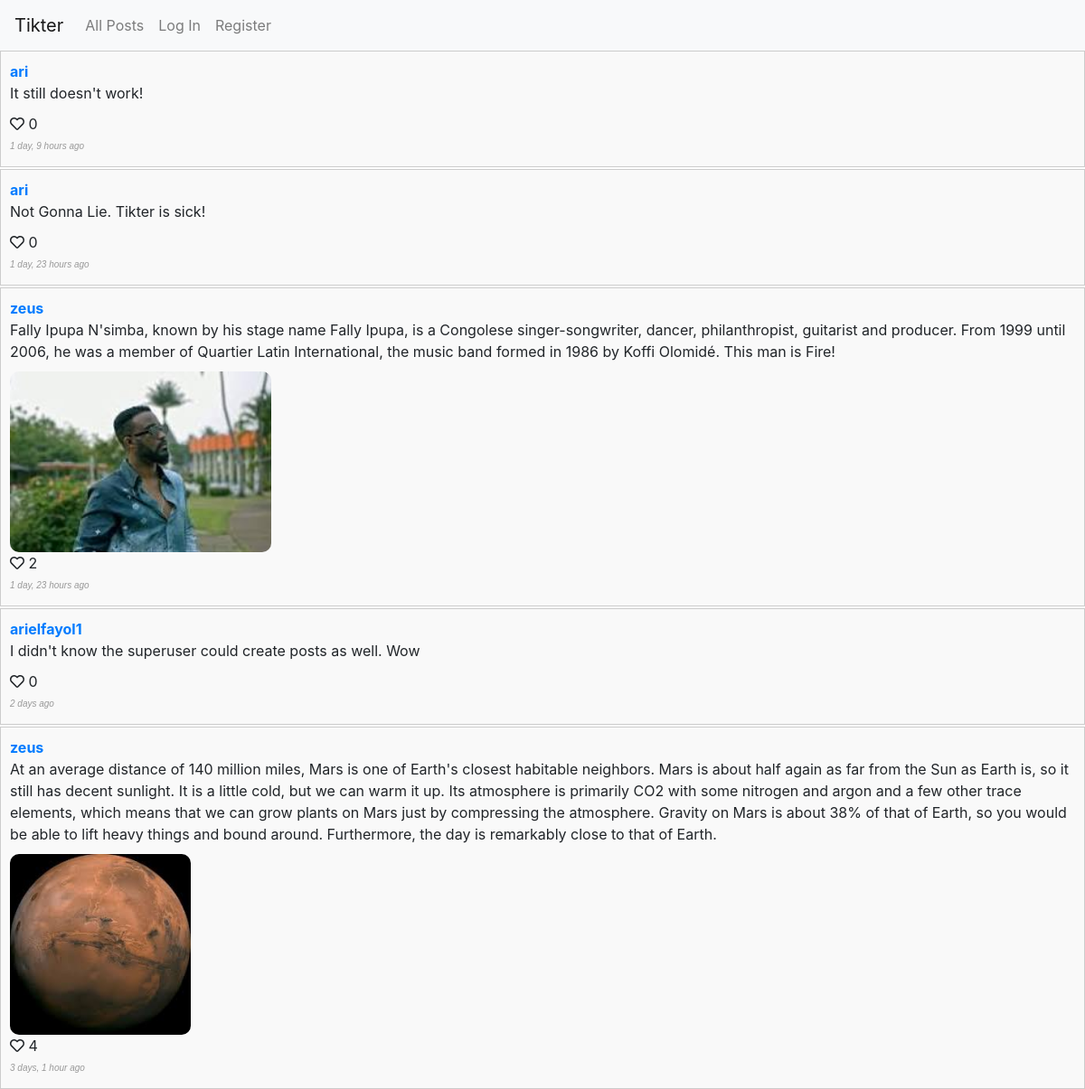
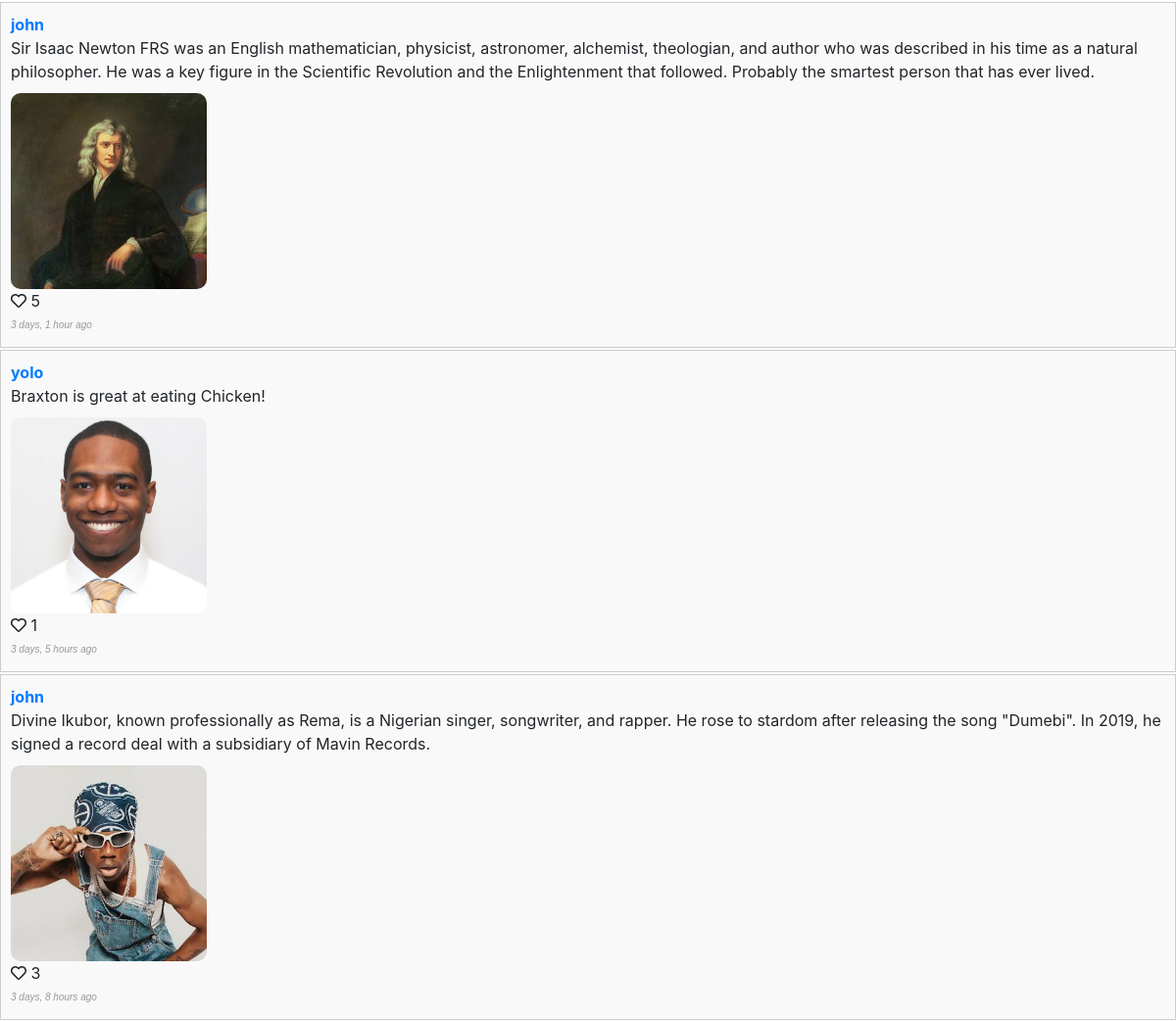
/ (upper part), run on an earlier commit of the app's database (2 pictures, top to bottom).
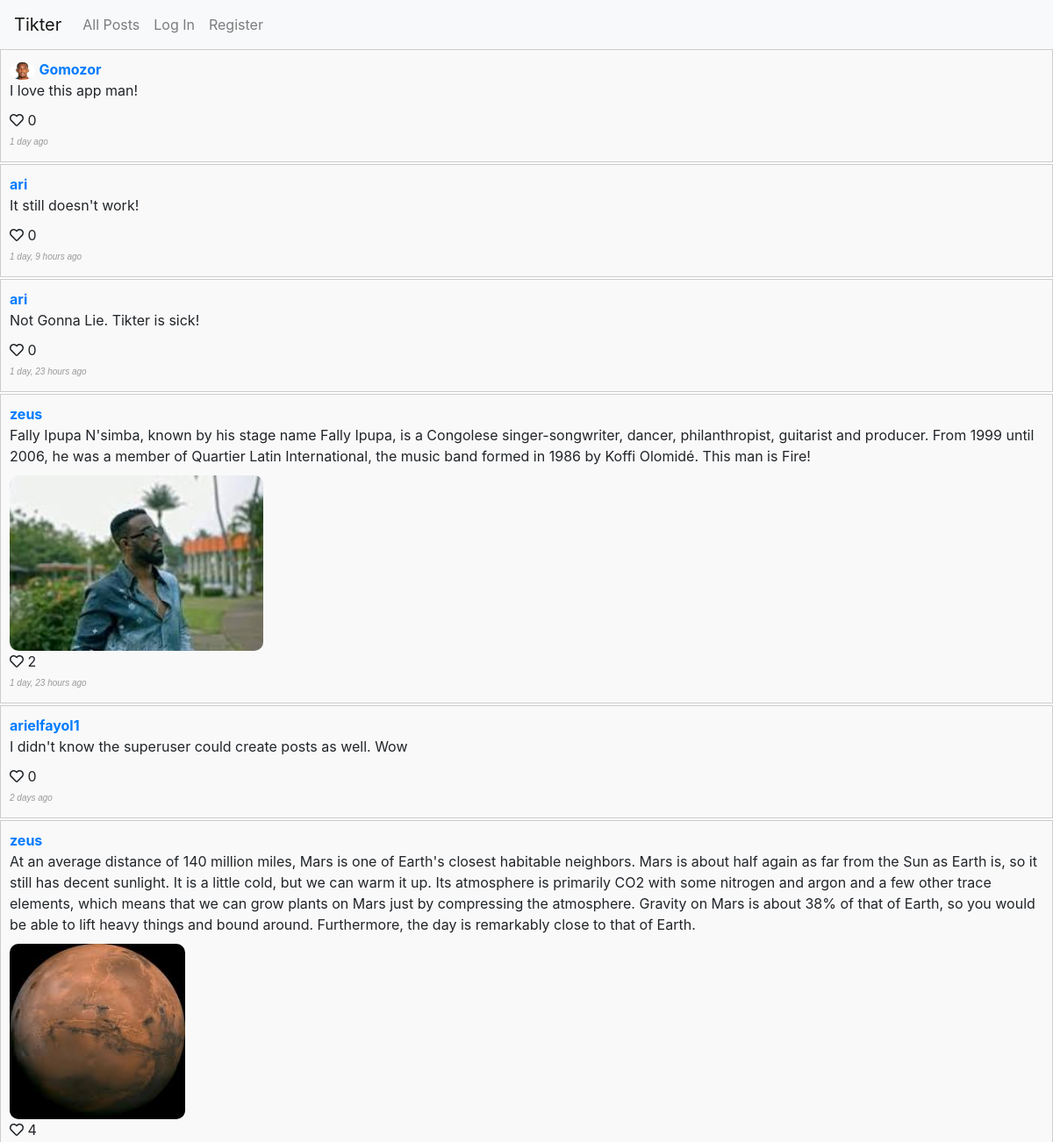
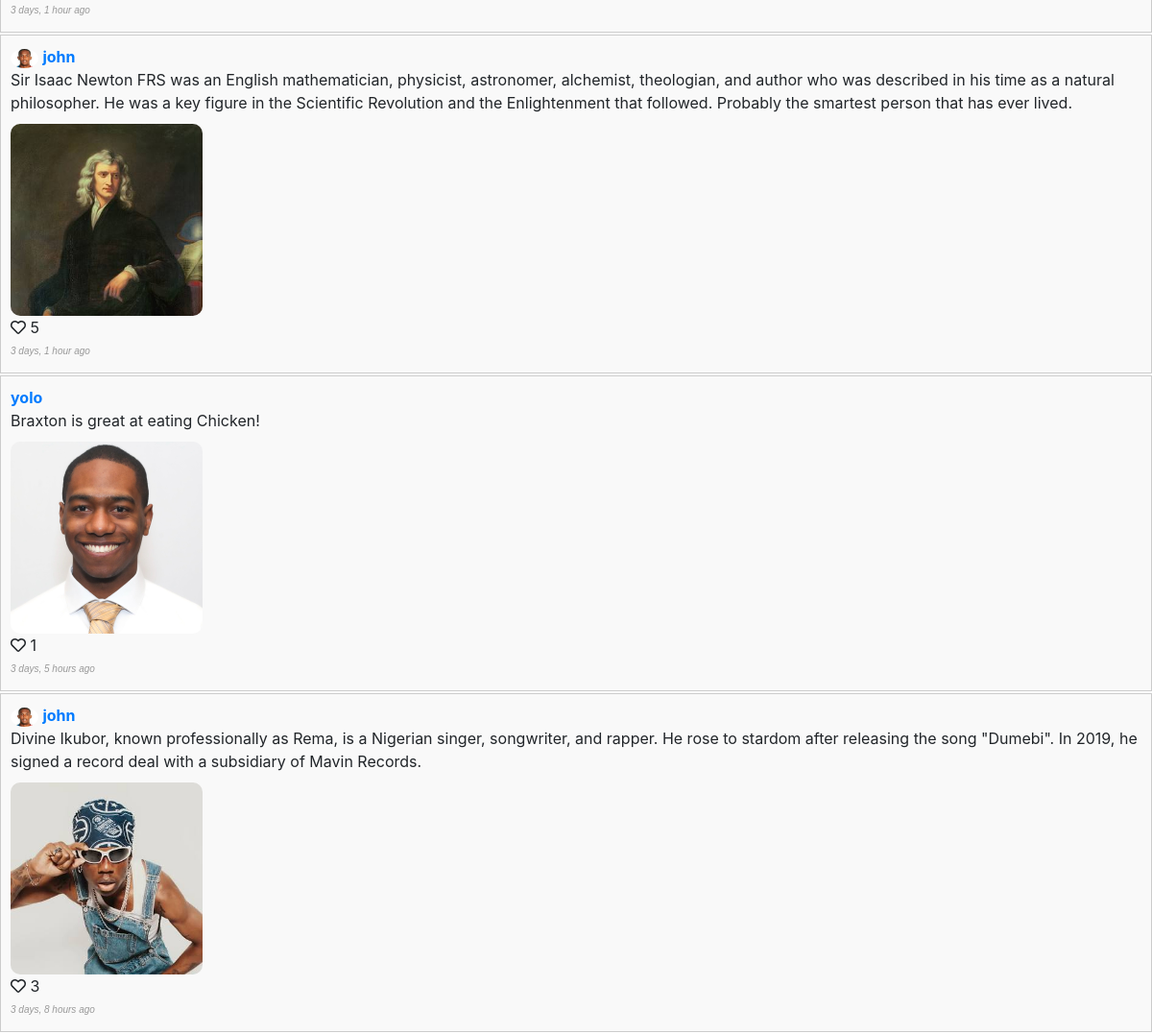
And on a later commit of the database (2 pictures, top to bottom).
### network/models.py (models this page shows, shortened)
class Post(models.Model):
    user = models.ForeignKey(User, on_delete=models.CASCADE, related_name='posts')
    content = models.TextField()
    timestamp = models.DateTimeField(auto_now_add=True)
    image = models.ImageField(upload_to='network/images/post_images/', blank=True, null=True)
    likes = models.ManyToManyField(User, related_name='liked_posts', blank=True)
    def num_likes(self):
        return self.likes.count()

class User(AbstractUser):
    profile_picture = models.ImageField(upload_to='network/images/profile_images/', blank=True, null=True)

### network/views.py (the view)
# urls.py: path('', views.index, name='index'),
def index(request):
    posts = Post.objects.all().order_by('-timestamp')
    paginator = Paginator(posts, 10)
    page_number = request.GET.get('page', 1)
    page = paginator.get_page(page_number)
    context = {
        'page': page
    }
    return render(request, 'network/index.html', context)

### network/templates/network/index.html (shortened to what this page needs)
{% extends "network/layout.html" %}
{% block body %}
    {% for post in page%}
        {% include 'network/post_display.html' with post=post user=user %}
    {% endfor %}
{% endblock %}

### network/templates/network/layout.html (shortened to what this page needs)
{% load static %}
<!DOCTYPE html>
<html lang="en">
    <head>
        <link rel="stylesheet" href="https://stackpath.bootstrapcdn.com/bootstrap/4.4.1/css/bootstrap.min.css"
>
        <link rel="stylesheet" href="https://cdnjs.cloudflare.com/ajax/libs/font-awesome/5.15.3/css/all.min.css">
        <link href="{% static 'network/styles.css' %}" rel="stylesheet" type="text/css">
    </head>
    <body>
        <nav class="navbar navbar-expand-lg navbar-light bg-light">
            <a class="navbar-brand" href="{% url 'network:index' %}">Tikter</a>
            <div>
              <ul class="navbar-nav mr-auto">
                <li class="nav-item">
                  <a class="nav-link" href="{% url 'network:index' %}">All Posts</a>
                </li>
                {% if user.is_authenticated %}
                    <li class="nav-item">
                        <a class="nav-link" href="{% url 'network:following' %}">Following</a>
                    </li>
                    <li class="nav-item">
                        <a class="nav-link" href="{% url 'network:logout' %}">Log Out</a>
                    </li>
                {% else %}
                    <li class="nav-item">
                        <a class="nav-link" href="{% url 'network:login' %}">Log In</a>
                    </li>
                    <li class="nav-item">
                        <a class="nav-link" href="{% url 'network:register' %}">Register</a>
                    </li>
                {% endif %}
              </ul>
            </div>
          </nav>
        <div class="body">
            {% block body %}
            {% endblock %}
        </div>
    </body>
</html>

### network/templates/network/post_display.html (shortened to what this page needs)
<li class="post-li" data-post-id="{{ post.id }}">
    <div class="post-section">
        <a class="user-link il" href="{% url 'network:profile' username=post.user.username%}">
          <span class="profile-image-container">
            {% if post.user.profile_picture %}
                <img src="{{ post.user.profile_picture.url }}" alt="Profile Image" class="profile-image">
            {% endif %}
          </span>
          <strong>{{ post.user.username }}</strong>
       </a>
    <p class="p-content">{{ post.content }}</p>
    <div class="image-container">
        {% if post.image %}
            <img src="{{ post.image.url }}" alt="Post Image" class="post-image">
        {% endif %}
    </div>
    {% if user.is_authenticated %}
        <p>
            <div>
            <span class="like-count">{{ post.num_likes }}</span>
            <span class="like-button il" data-post-id="{{ post.id }}" >
                {% if post in user.liked_posts.all %}
                    <i class="heart-icon fas fa-heart liked"></i>
                {% else %}
                    <i class="heart-icon far fa-heart"></i>
                {% endif %}
            </span>
            </div>
            <span class="post-reply-count">{{ post.num_replies }}</span>
            <a href="#" class="reply-icon">
                <i class="fa fa-reply" href="{% url 'network:post' post_id=post.id %}"></i> Reply
            </a>
        </p>
    {% else %}
        <p><i class="far fa-heart"></i> <span class="like-count">{{ post.num_likes }} </span></p>
    {% endif %}
    <p class="timestamp">{{ post.timestamp|timesince }} ago</p>
    </div>
</li>

### network/static/network/styles.css (style rules this page uses)
.post-li { padding: 10px; margin-bottom: 2px; border: 1px solid #ccc; background-color: #f9f9f9; list-style: none; cursor: pointer; }
.profile-image { height: 20px; border-radius: 50%; }
.post-li strong { font-weight: bold; }
.post-li p { margin-bottom: 5px; }
.image-container { margin-top: 10px; }
.post-image { height: 200px; border-radius: 10px; }
.timestamp { font-family: Arial, sans-serif; font-weight: 200; font-style: italic; color: #999; font-size: x-small; }
html { scrollbar-width: none; }

What changed in the data, as far as the page shows it:
added Post: user.profile_picture (picture), user.username "Gomozor", content "I love this app man!", num_likes "0", timestamp "1 day"
changed through a linked row, Post (number 7 of 9 on the later page): user.profile_picture: picture added
changed through a linked row, Post "3 days, 8 hours": user.profile_picture: picture added
